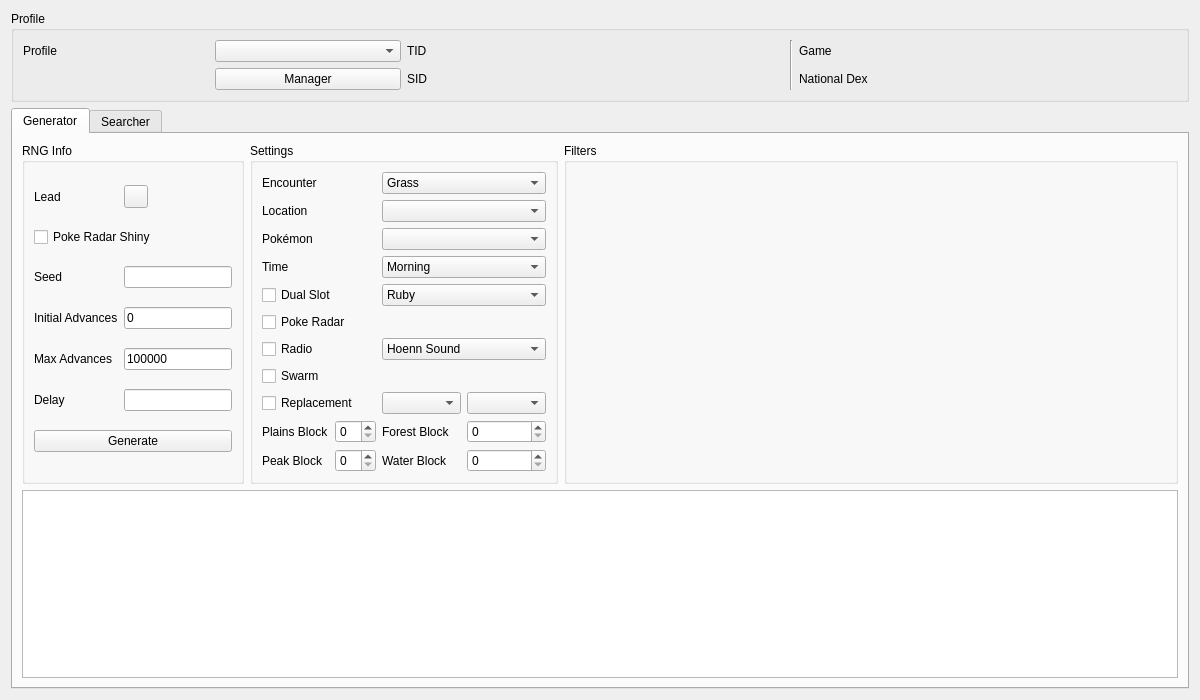
<?xml version="1.0" encoding="UTF-8"?>
<ui version="4.0">
 <class>Wild4</class>
 <widget class="QWidget" name="Wild4">
  <property name="geometry">
   <rect>
    <x>0</x>
    <y>0</y>
    <width>1200</width>
    <height>700</height>
   </rect>
  </property>
  <property name="windowTitle">
   <string>Gen 4 Wild</string>
  </property>
  <layout class="QGridLayout" name="gridLayout_9">
   <item row="0" column="0">
    <widget class="QGroupBox" name="groupBoxProfile">
     <property name="title">
      <string>Profile</string>
     </property>
     <layout class="QGridLayout" name="gridLayout_7">
      <item row="0" column="0">
       <widget class="QLabel" name="labelProfile">
        <property name="text">
         <string>Profile</string>
        </property>
       </widget>
      </item>
      <item row="0" column="1">
       <widget class="QComboBox" name="comboBoxProfiles"/>
      </item>
      <item row="1" column="1">
       <widget class="QPushButton" name="pushButtonProfileManager">
        <property name="text">
         <string>Manager</string>
        </property>
       </widget>
      </item>
      <item row="0" column="2">
       <widget class="QLabel" name="labelProfileTID">
        <property name="text">
         <string>TID</string>
        </property>
       </widget>
      </item>
      <item row="0" column="3">
       <widget class="QLabel" name="labelProfileTIDValue"/>
      </item>
      <item row="1" column="2">
       <widget class="QLabel" name="labelProfileSID">
        <property name="text">
         <string>SID</string>
        </property>
       </widget>
      </item>
      <item row="1" column="3">
       <widget class="QLabel" name="labelProfileSIDValue"/>
      </item>
      <item row="0" column="4" rowspan="2">
       <widget class="Line" name="line">
        <property name="orientation">
         <enum>Qt::Vertical</enum>
        </property>
       </widget>
      </item>
      <item row="0" column="5">
       <widget class="QLabel" name="labelProfileGame">
        <property name="text">
         <string>Game</string>
        </property>
       </widget>
      </item>
      <item row="0" column="6">
       <widget class="QLabel" name="labelProfileGameValue"/>
      </item>
      <item row="1" column="5">
       <widget class="QLabel" name="labelProfileNationalDex">
        <property name="text">
         <string>National Dex</string>
        </property>
       </widget>
      </item>
      <item row="1" column="6">
       <widget class="QLabel" name="labelProfileNationalDexValue"/>
      </item>
     </layout>
    </widget>
   </item>
   <item row="1" column="0">
    <widget class="QTabWidget" name="tabRNGSelector">
     <widget class="QWidget" name="tabGenerator">
      <attribute name="title">
       <string>Generator</string>
      </attribute>
      <layout class="QGridLayout" name="gridLayout_11">
       <item row="0" column="0">
        <widget class="QGroupBox" name="groupBoxGeneratorRNGInfo">
         <property name="title">
          <string>RNG Info</string>
         </property>
         <layout class="QGridLayout" name="gridLayout_3">
          <item row="0" column="0">
           <widget class="QLabel" name="labelGeneratorLead">
            <property name="text">
             <string>Lead</string>
            </property>
           </widget>
          </item>
          <item row="0" column="1">
           <widget class="ComboMenu" name="comboMenuGeneratorLead"/>
          </item>
          <item row="1" column="0" colspan="2">
           <widget class="QCheckBox" name="checkBoxGeneratorPokeRadarShiny">
            <property name="text">
             <string>Poke Radar Shiny</string>
            </property>
           </widget>
          </item>
          <item row="2" column="0">
           <widget class="QLabel" name="labelGeneratorSeed">
            <property name="text">
             <string>Seed</string>
            </property>
           </widget>
          </item>
          <item row="2" column="1">
           <widget class="TextBox" name="textBoxGeneratorSeed"/>
          </item>
          <item row="3" column="0">
           <widget class="QLabel" name="labelGeneratorStartingAdvance">
            <property name="text">
             <string>Initial Advances</string>
            </property>
           </widget>
          </item>
          <item row="3" column="1">
           <widget class="TextBox" name="textBoxGeneratorInitialAdvances">
            <property name="text">
             <string notr="true">0</string>
            </property>
           </widget>
          </item>
          <item row="4" column="0">
           <widget class="QLabel" name="labelGeneratorMaxAdvances">
            <property name="text">
             <string>Max Advances</string>
            </property>
           </widget>
          </item>
          <item row="4" column="1">
           <widget class="TextBox" name="textBoxGeneratorMaxAdvances">
            <property name="text">
             <string notr="true">100000</string>
            </property>
           </widget>
          </item>
          <item row="5" column="0">
           <widget class="QLabel" name="labelGeneratorDelay">
            <property name="text">
             <string>Delay</string>
            </property>
           </widget>
          </item>
          <item row="5" column="1">
           <widget class="TextBox" name="textBoxGeneratorDelay"/>
          </item>
          <item row="6" column="0" colspan="2">
           <widget class="QPushButton" name="pushButtonGenerate">
            <property name="text">
             <string>Generate</string>
            </property>
           </widget>
          </item>
         </layout>
        </widget>
       </item>
       <item row="0" column="1">
        <widget class="QGroupBox" name="groupBoxGeneratorSettings">
         <property name="title">
          <string>Settings</string>
         </property>
         <layout class="QGridLayout" name="gridLayout_10">
          <item row="0" column="0" colspan="2">
           <widget class="QLabel" name="labelGeneratorEncounter">
            <property name="text">
             <string>Encounter</string>
            </property>
           </widget>
          </item>
          <item row="0" column="2" colspan="2">
           <widget class="ComboBox" name="comboBoxGeneratorEncounter">
            <item>
             <property name="text">
              <string>Grass</string>
             </property>
            </item>
            <item>
             <property name="text">
              <string>Rock Smash</string>
             </property>
            </item>
            <item>
             <property name="text">
              <string>Bug Catching Contest</string>
             </property>
            </item>
            <item>
             <property name="text">
              <string>Headbutt</string>
             </property>
            </item>
            <item>
             <property name="text">
              <string>Headbutt Alt</string>
             </property>
            </item>
            <item>
             <property name="text">
              <string>Headbutt Special</string>
             </property>
            </item>
            <item>
             <property name="text">
              <string>Surfing</string>
             </property>
            </item>
            <item>
             <property name="text">
              <string>Old Rod</string>
             </property>
            </item>
            <item>
             <property name="text">
              <string>Good Rod</string>
             </property>
            </item>
            <item>
             <property name="text">
              <string>Super Rod</string>
             </property>
            </item>
           </widget>
          </item>
          <item row="1" column="0" colspan="2">
           <widget class="QLabel" name="labelGeneratorLocation">
            <property name="text">
             <string>Location</string>
            </property>
           </widget>
          </item>
          <item row="1" column="2" colspan="2">
           <widget class="ComboBox" name="comboBoxGeneratorLocation"/>
          </item>
          <item row="2" column="0" colspan="2">
           <widget class="QLabel" name="labelGeneratorPokemon">
            <property name="text">
             <string>Pokémon</string>
            </property>
           </widget>
          </item>
          <item row="2" column="2" colspan="2">
           <widget class="ComboBox" name="comboBoxGeneratorPokemon"/>
          </item>
          <item row="3" column="0" colspan="2">
           <widget class="QLabel" name="labelGeneratorTime">
            <property name="text">
             <string>Time</string>
            </property>
           </widget>
          </item>
          <item row="3" column="2" colspan="2">
           <widget class="QComboBox" name="comboBoxGeneratorTime">
            <item>
             <property name="text">
              <string>Morning</string>
             </property>
            </item>
            <item>
             <property name="text">
              <string>Day</string>
             </property>
            </item>
            <item>
             <property name="text">
              <string>Night</string>
             </property>
            </item>
           </widget>
          </item>
          <item row="4" column="0" colspan="2">
           <widget class="QCheckBox" name="checkBoxGeneratorDualSlot">
            <property name="text">
             <string>Dual Slot</string>
            </property>
            <attribute name="buttonGroup">
             <string notr="true">buttonGroupGenerator</string>
            </attribute>
           </widget>
          </item>
          <item row="4" column="2" colspan="2">
           <widget class="ComboBox" name="comboBoxGeneratorDualSlot">
            <item>
             <property name="text">
              <string>Ruby</string>
             </property>
            </item>
            <item>
             <property name="text">
              <string>Sapphire</string>
             </property>
            </item>
            <item>
             <property name="text">
              <string>Fire Red</string>
             </property>
            </item>
            <item>
             <property name="text">
              <string>Leaf Green</string>
             </property>
            </item>
            <item>
             <property name="text">
              <string>Emerald</string>
             </property>
            </item>
           </widget>
          </item>
          <item row="5" column="0" colspan="4">
           <widget class="QCheckBox" name="checkBoxGeneratorPokeRadar">
            <property name="text">
             <string>Poke Radar</string>
            </property>
            <attribute name="buttonGroup">
             <string notr="true">buttonGroupGenerator</string>
            </attribute>
           </widget>
          </item>
          <item row="6" column="0" colspan="2">
           <widget class="QCheckBox" name="checkBoxGeneratorRadio">
            <property name="text">
             <string>Radio</string>
            </property>
            <attribute name="buttonGroup">
             <string notr="true">buttonGroupGenerator</string>
            </attribute>
           </widget>
          </item>
          <item row="6" column="2" colspan="2">
           <widget class="QComboBox" name="comboBoxGeneratorRadio">
            <item>
             <property name="text">
              <string>Hoenn Sound</string>
             </property>
            </item>
            <item>
             <property name="text">
              <string>Sinnoh Sound</string>
             </property>
            </item>
            <item>
             <property name="text">
              <string>Mysterious Transmission</string>
             </property>
            </item>
           </widget>
          </item>
          <item row="7" column="0" colspan="4">
           <widget class="QCheckBox" name="checkBoxGeneratorSwarm">
            <property name="text">
             <string>Swarm</string>
            </property>
            <attribute name="buttonGroup">
             <string notr="true">buttonGroupGenerator</string>
            </attribute>
           </widget>
          </item>
          <item row="8" column="0" colspan="2">
           <widget class="QCheckBox" name="checkBoxGeneratorReplacement">
            <property name="text">
             <string>Replacement</string>
            </property>
            <attribute name="buttonGroup">
             <string notr="true">buttonGroupGenerator</string>
            </attribute>
           </widget>
          </item>
          <item row="8" column="2">
           <widget class="ComboBox" name="comboBoxGeneratorReplacement0"/>
          </item>
          <item row="8" column="3">
           <widget class="ComboBox" name="comboBoxGeneratorReplacement1"/>
          </item>
          <item row="9" column="0">
           <widget class="QLabel" name="labelGeneratorPlainsBlock">
            <property name="text">
             <string>Plains Block</string>
            </property>
           </widget>
          </item>
          <item row="9" column="1">
           <widget class="QSpinBox" name="spinBoxGeneratorPlainsBlock"/>
          </item>
          <item row="9" column="2">
           <widget class="QLabel" name="labelGeneratorForestBlock">
            <property name="text">
             <string>Forest Block</string>
            </property>
           </widget>
          </item>
          <item row="9" column="3">
           <widget class="QSpinBox" name="spinBoxGeneratorForestBlock"/>
          </item>
          <item row="10" column="0">
           <widget class="QLabel" name="labelGeneratorPeakBlock">
            <property name="text">
             <string>Peak Block</string>
            </property>
           </widget>
          </item>
          <item row="10" column="1">
           <widget class="QSpinBox" name="spinBoxGeneratorPeakBlock"/>
          </item>
          <item row="10" column="2">
           <widget class="QLabel" name="labelGeneratorWaterBlock">
            <property name="text">
             <string>Water Block</string>
            </property>
           </widget>
          </item>
          <item row="10" column="3">
           <widget class="QSpinBox" name="spinBoxGeneratorWaterBlock"/>
          </item>
         </layout>
        </widget>
       </item>
       <item row="0" column="2">
        <widget class="QGroupBox" name="groupBoxGeneratorFilters">
         <property name="sizePolicy">
          <sizepolicy hsizetype="Preferred" vsizetype="Preferred">
           <horstretch>1</horstretch>
           <verstretch>0</verstretch>
          </sizepolicy>
         </property>
         <property name="title">
          <string>Filters</string>
         </property>
         <layout class="QGridLayout" name="gridLayout">
          <item row="0" column="0" rowspan="2">
           <widget class="Filter" name="filterGenerator" native="true"/>
          </item>
         </layout>
        </widget>
       </item>
       <item row="1" column="0" colspan="3">
        <widget class="TableView" name="tableViewGenerator"/>
       </item>
      </layout>
     </widget>
     <widget class="QWidget" name="tabSpreadSearcher">
      <attribute name="title">
       <string>Searcher</string>
      </attribute>
      <layout class="QGridLayout" name="gridLayout_8">
       <item row="0" column="0">
        <widget class="QGroupBox" name="groupBoxSearcherRNGInfo">
         <property name="title">
          <string>RNG Info</string>
         </property>
         <layout class="QGridLayout" name="gridLayout_2">
          <item row="0" column="0">
           <widget class="QLabel" name="labelSearcherLead">
            <property name="text">
             <string>Lead</string>
            </property>
           </widget>
          </item>
          <item row="0" column="2">
           <widget class="ComboMenu" name="comboMenuSearcherLead"/>
          </item>
          <item row="1" column="0" colspan="2">
           <widget class="QCheckBox" name="checkBoxSearcherPokeRadarShiny">
            <property name="text">
             <string>Poke Radar Shiny</string>
            </property>
           </widget>
          </item>
          <item row="2" column="0">
           <widget class="QLabel" name="labelSearcherMinDelay">
            <property name="text">
             <string>Min Delay</string>
            </property>
           </widget>
          </item>
          <item row="2" column="1">
           <widget class="TextBox" name="textBoxSearcherMinDelay">
            <property name="text">
             <string notr="true">600</string>
            </property>
           </widget>
          </item>
          <item row="2" column="2">
           <widget class="QLabel" name="labelSearcherMaxDelay">
            <property name="text">
             <string>Max Delay</string>
            </property>
           </widget>
          </item>
          <item row="2" column="3">
           <widget class="TextBox" name="textBoxSearcherMaxDelay">
            <property name="text">
             <string notr="true">2000</string>
            </property>
           </widget>
          </item>
          <item row="3" column="0">
           <widget class="QLabel" name="labelSearcherMinAdvance">
            <property name="text">
             <string>Min Advance</string>
            </property>
           </widget>
          </item>
          <item row="3" column="1">
           <widget class="TextBox" name="textBoxSearcherMinAdvance">
            <property name="text">
             <string notr="true">1</string>
            </property>
           </widget>
          </item>
          <item row="3" column="2">
           <widget class="QLabel" name="labelSearcherMaxAdvance">
            <property name="text">
             <string>Max Advance</string>
            </property>
           </widget>
          </item>
          <item row="3" column="3">
           <widget class="TextBox" name="textBoxSearcherMaxAdvance">
            <property name="text">
             <string notr="true">1000</string>
            </property>
           </widget>
          </item>
          <item row="4" column="0" colspan="4">
           <layout class="QHBoxLayout" name="horizontalLayout">
            <item>
             <widget class="QPushButton" name="pushButtonSearch">
              <property name="text">
               <string>Search</string>
              </property>
             </widget>
            </item>
            <item>
             <widget class="QPushButton" name="pushButtonCancel">
              <property name="enabled">
               <bool>false</bool>
              </property>
              <property name="text">
               <string>Cancel</string>
              </property>
             </widget>
            </item>
           </layout>
          </item>
         </layout>
        </widget>
       </item>
       <item row="0" column="1">
        <widget class="QGroupBox" name="groupBoxSearcherSettings">
         <property name="title">
          <string>Settings</string>
         </property>
         <layout class="QGridLayout" name="gridLayout_5">
          <item row="0" column="0" colspan="2">
           <widget class="QLabel" name="labelSearcherEncounter">
            <property name="text">
             <string>Encounter</string>
            </property>
           </widget>
          </item>
          <item row="0" column="2" colspan="2">
           <widget class="ComboBox" name="comboBoxSearcherEncounter">
            <item>
             <property name="text">
              <string>Grass</string>
             </property>
            </item>
            <item>
             <property name="text">
              <string>Rock Smash</string>
             </property>
            </item>
            <item>
             <property name="text">
              <string>Bug Catching Contest</string>
             </property>
            </item>
            <item>
             <property name="text">
              <string>Headbutt</string>
             </property>
            </item>
            <item>
             <property name="text">
              <string>Headbutt Alt</string>
             </property>
            </item>
            <item>
             <property name="text">
              <string>Headbutt Special</string>
             </property>
            </item>
            <item>
             <property name="text">
              <string>Surfing</string>
             </property>
            </item>
            <item>
             <property name="text">
              <string>Old Rod</string>
             </property>
            </item>
            <item>
             <property name="text">
              <string>Good Rod</string>
             </property>
            </item>
            <item>
             <property name="text">
              <string>Super Rod</string>
             </property>
            </item>
           </widget>
          </item>
          <item row="1" column="0" colspan="2">
           <widget class="QLabel" name="labelSearcherLocation">
            <property name="text">
             <string>Location</string>
            </property>
           </widget>
          </item>
          <item row="1" column="2" colspan="2">
           <widget class="ComboBox" name="comboBoxSearcherLocation"/>
          </item>
          <item row="2" column="0" colspan="2">
           <widget class="QLabel" name="labelSearcherPokemon">
            <property name="text">
             <string>Pokémon</string>
            </property>
           </widget>
          </item>
          <item row="2" column="2" colspan="2">
           <widget class="ComboBox" name="comboBoxSearcherPokemon"/>
          </item>
          <item row="3" column="0" colspan="2">
           <widget class="QLabel" name="labelSearcherTime">
            <property name="text">
             <string>Time</string>
            </property>
           </widget>
          </item>
          <item row="3" column="2" colspan="2">
           <widget class="QComboBox" name="comboBoxSearcherTime">
            <item>
             <property name="text">
              <string>Morning</string>
             </property>
            </item>
            <item>
             <property name="text">
              <string>Day</string>
             </property>
            </item>
            <item>
             <property name="text">
              <string>Night</string>
             </property>
            </item>
           </widget>
          </item>
          <item row="4" column="0" colspan="2">
           <widget class="QCheckBox" name="checkBoxSearcherDualSlot">
            <property name="text">
             <string>Dual Slot</string>
            </property>
            <attribute name="buttonGroup">
             <string notr="true">buttonGroupSearcher</string>
            </attribute>
           </widget>
          </item>
          <item row="4" column="2" colspan="2">
           <widget class="ComboBox" name="comboBoxSearcherDualSlot">
            <item>
             <property name="text">
              <string>Ruby</string>
             </property>
            </item>
            <item>
             <property name="text">
              <string>Sapphire</string>
             </property>
            </item>
            <item>
             <property name="text">
              <string>Fire Red</string>
             </property>
            </item>
            <item>
             <property name="text">
              <string>Leaf Green</string>
             </property>
            </item>
            <item>
             <property name="text">
              <string>Emerald</string>
             </property>
            </item>
           </widget>
          </item>
          <item row="5" column="0" colspan="4">
           <widget class="QCheckBox" name="checkBoxSearcherPokeRadar">
            <property name="text">
             <string>Poke Radar</string>
            </property>
            <attribute name="buttonGroup">
             <string notr="true">buttonGroupSearcher</string>
            </attribute>
           </widget>
          </item>
          <item row="6" column="0" colspan="2">
           <widget class="QCheckBox" name="checkBoxSearcherRadio">
            <property name="text">
             <string>Radio</string>
            </property>
            <attribute name="buttonGroup">
             <string notr="true">buttonGroupSearcher</string>
            </attribute>
           </widget>
          </item>
          <item row="6" column="2" colspan="2">
           <widget class="QComboBox" name="comboBoxSearcherRadio">
            <item>
             <property name="text">
              <string>Hoenn Sound</string>
             </property>
            </item>
            <item>
             <property name="text">
              <string>Sinnoh Sound</string>
             </property>
            </item>
            <item>
             <property name="text">
              <string>Mysterious Transmission</string>
             </property>
            </item>
           </widget>
          </item>
          <item row="7" column="0" colspan="4">
           <widget class="QCheckBox" name="checkBoxSearcherSwarm">
            <property name="text">
             <string>Swarm</string>
            </property>
            <attribute name="buttonGroup">
             <string notr="true">buttonGroupSearcher</string>
            </attribute>
           </widget>
          </item>
          <item row="8" column="0" colspan="2">
           <widget class="QCheckBox" name="checkBoxSearcherReplacement">
            <property name="text">
             <string>Replacement</string>
            </property>
            <attribute name="buttonGroup">
             <string notr="true">buttonGroupSearcher</string>
            </attribute>
           </widget>
          </item>
          <item row="8" column="2">
           <widget class="ComboBox" name="comboBoxSearcherReplacement0"/>
          </item>
          <item row="8" column="3">
           <widget class="ComboBox" name="comboBoxSearcherReplacement1"/>
          </item>
          <item row="9" column="0">
           <widget class="QLabel" name="labelSearcherPlainsBlock">
            <property name="text">
             <string>Plains Block</string>
            </property>
           </widget>
          </item>
          <item row="9" column="1">
           <widget class="QSpinBox" name="spinBoxSearcherPlainsBlock"/>
          </item>
          <item row="9" column="2">
           <widget class="QLabel" name="labelSearcherForestBlock">
            <property name="text">
             <string>Forest Block</string>
            </property>
           </widget>
          </item>
          <item row="9" column="3">
           <widget class="QSpinBox" name="spinBoxSearcherForestBlock"/>
          </item>
          <item row="10" column="0">
           <widget class="QLabel" name="labelSearcherPeakBlock">
            <property name="text">
             <string>Peak Block</string>
            </property>
           </widget>
          </item>
          <item row="10" column="1">
           <widget class="QSpinBox" name="spinBoxSearcherPeakBlock"/>
          </item>
          <item row="10" column="2">
           <widget class="QLabel" name="labelSearcherWaterBlock">
            <property name="text">
             <string>Water Block</string>
            </property>
           </widget>
          </item>
          <item row="10" column="3">
           <widget class="QSpinBox" name="spinBoxSearcherWaterBlock"/>
          </item>
         </layout>
        </widget>
       </item>
       <item row="0" column="2">
        <widget class="QGroupBox" name="groupBoxSearcherFilters">
         <property name="sizePolicy">
          <sizepolicy hsizetype="Preferred" vsizetype="Preferred">
           <horstretch>1</horstretch>
           <verstretch>0</verstretch>
          </sizepolicy>
         </property>
         <property name="title">
          <string>Filters</string>
         </property>
         <layout class="QGridLayout" name="gridLayout_4">
          <item row="0" column="0" rowspan="2">
           <widget class="Filter" name="filterSearcher" native="true"/>
          </item>
         </layout>
        </widget>
       </item>
       <item row="1" column="0" colspan="3">
        <widget class="QProgressBar" name="progressBar"/>
       </item>
       <item row="2" column="0" colspan="3">
        <widget class="TableView" name="tableViewSearcher">
         <property name="sortingEnabled">
          <bool>true</bool>
         </property>
        </widget>
       </item>
      </layout>
     </widget>
    </widget>
   </item>
  </layout>
 </widget>
 <customwidgets>
  <customwidget>
   <class>TextBox</class>
   <extends>QLineEdit</extends>
   <header>Form/Controls/TextBox.hpp</header>
  </customwidget>
  <customwidget>
   <class>TableView</class>
   <extends>QTableView</extends>
   <header>Form/Controls/TableView.hpp</header>
  </customwidget>
  <customwidget>
   <class>Filter</class>
   <extends>QWidget</extends>
   <header>Form/Controls/Filter.hpp</header>
   <container>1</container>
  </customwidget>
  <customwidget>
   <class>ComboBox</class>
   <extends>QComboBox</extends>
   <header>Form/Controls/ComboBox.hpp</header>
  </customwidget>
  <customwidget>
   <class>ComboMenu</class>
   <extends>QToolButton</extends>
   <header>Form/Controls/ComboMenu.hpp</header>
  </customwidget>
 </customwidgets>
 <tabstops>
  <tabstop>comboBoxProfiles</tabstop>
  <tabstop>pushButtonProfileManager</tabstop>
  <tabstop>tabRNGSelector</tabstop>
  <tabstop>comboMenuGeneratorLead</tabstop>
  <tabstop>checkBoxGeneratorPokeRadarShiny</tabstop>
  <tabstop>textBoxGeneratorSeed</tabstop>
  <tabstop>textBoxGeneratorInitialAdvances</tabstop>
  <tabstop>textBoxGeneratorMaxAdvances</tabstop>
  <tabstop>textBoxGeneratorDelay</tabstop>
  <tabstop>pushButtonGenerate</tabstop>
  <tabstop>comboBoxGeneratorEncounter</tabstop>
  <tabstop>comboBoxGeneratorLocation</tabstop>
  <tabstop>comboBoxGeneratorPokemon</tabstop>
  <tabstop>comboBoxGeneratorTime</tabstop>
  <tabstop>checkBoxGeneratorDualSlot</tabstop>
  <tabstop>comboBoxGeneratorDualSlot</tabstop>
  <tabstop>checkBoxGeneratorPokeRadar</tabstop>
  <tabstop>checkBoxGeneratorRadio</tabstop>
  <tabstop>comboBoxGeneratorRadio</tabstop>
  <tabstop>checkBoxGeneratorSwarm</tabstop>
  <tabstop>checkBoxGeneratorReplacement</tabstop>
  <tabstop>comboBoxGeneratorReplacement0</tabstop>
  <tabstop>comboBoxGeneratorReplacement1</tabstop>
  <tabstop>spinBoxGeneratorPlainsBlock</tabstop>
  <tabstop>spinBoxGeneratorForestBlock</tabstop>
  <tabstop>spinBoxGeneratorPeakBlock</tabstop>
  <tabstop>spinBoxGeneratorWaterBlock</tabstop>
  <tabstop>tableViewGenerator</tabstop>
  <tabstop>comboMenuSearcherLead</tabstop>
  <tabstop>checkBoxSearcherPokeRadarShiny</tabstop>
  <tabstop>textBoxSearcherMinDelay</tabstop>
  <tabstop>textBoxSearcherMaxDelay</tabstop>
  <tabstop>textBoxSearcherMinAdvance</tabstop>
  <tabstop>textBoxSearcherMaxAdvance</tabstop>
  <tabstop>pushButtonSearch</tabstop>
  <tabstop>pushButtonCancel</tabstop>
  <tabstop>comboBoxSearcherEncounter</tabstop>
  <tabstop>comboBoxSearcherLocation</tabstop>
  <tabstop>comboBoxSearcherPokemon</tabstop>
  <tabstop>comboBoxSearcherTime</tabstop>
  <tabstop>checkBoxSearcherDualSlot</tabstop>
  <tabstop>comboBoxSearcherDualSlot</tabstop>
  <tabstop>checkBoxSearcherPokeRadar</tabstop>
  <tabstop>checkBoxSearcherRadio</tabstop>
  <tabstop>comboBoxSearcherRadio</tabstop>
  <tabstop>checkBoxSearcherSwarm</tabstop>
  <tabstop>checkBoxSearcherReplacement</tabstop>
  <tabstop>comboBoxSearcherReplacement0</tabstop>
  <tabstop>comboBoxSearcherReplacement1</tabstop>
  <tabstop>spinBoxSearcherPlainsBlock</tabstop>
  <tabstop>spinBoxSearcherForestBlock</tabstop>
  <tabstop>spinBoxSearcherPeakBlock</tabstop>
  <tabstop>spinBoxSearcherWaterBlock</tabstop>
  <tabstop>tableViewSearcher</tabstop>
 </tabstops>
 <resources/>
 <connections/>
 <buttongroups>
  <buttongroup name="buttonGroupSearcher">
   <property name="exclusive">
    <bool>false</bool>
   </property>
  </buttongroup>
  <buttongroup name="buttonGroupGenerator">
   <property name="exclusive">
    <bool>false</bool>
   </property>
  </buttongroup>
 </buttongroups>
</ui>
